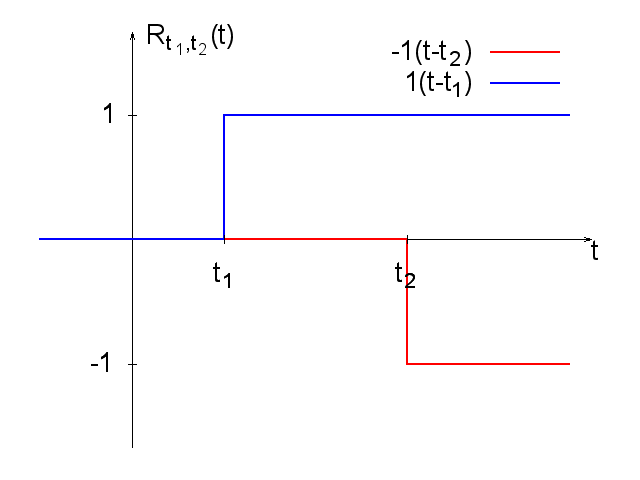

Source code (gnuplot):
set terminal png font 'Helvetica,20'
set output 'rettangolo.png'
set encoding utf8

xMax = 5
xMin = -1
yMax = 5
yMin = -5

set tics front

set xzeroaxis
set label 't' at 5,-0.3
set xtics axis ('t_1' 1, 't_2' 3)
set xrange [xMin:xMax]
set arrow 1 from xMin,0 to xMax,0

set yzeroaxis
set label 'R_{t_1,t_2}(t)' at 0.15,4.9 rotate by 0
set ytics axis ('1' 3, '-1' -3)
set yrange [yMin:yMax]
set arrow 2 from 0,yMin to 0,yMax

set border 0

set arrow from 1,0 to 1,3 nohead lw 2 fc 'blue'
set arrow from 3,0 to 3,-3 nohead lw 2 fc 'red'

plot x <= 3				? 0 : 1/0 lc 'red' lw 2 title '-1(t-t_2)',\
	x >= 3 && x < 4.8	? -3 : 1/0 lc 'red' lw 2 notitle,\
	x <= 1				? 0 : 1/0 lc 'blue' lw 2 title '1(t-t_1)',\
	x >= 1 && x < 4.8	? 3 : 1/0 lc 'blue' lw 2 notitle,\